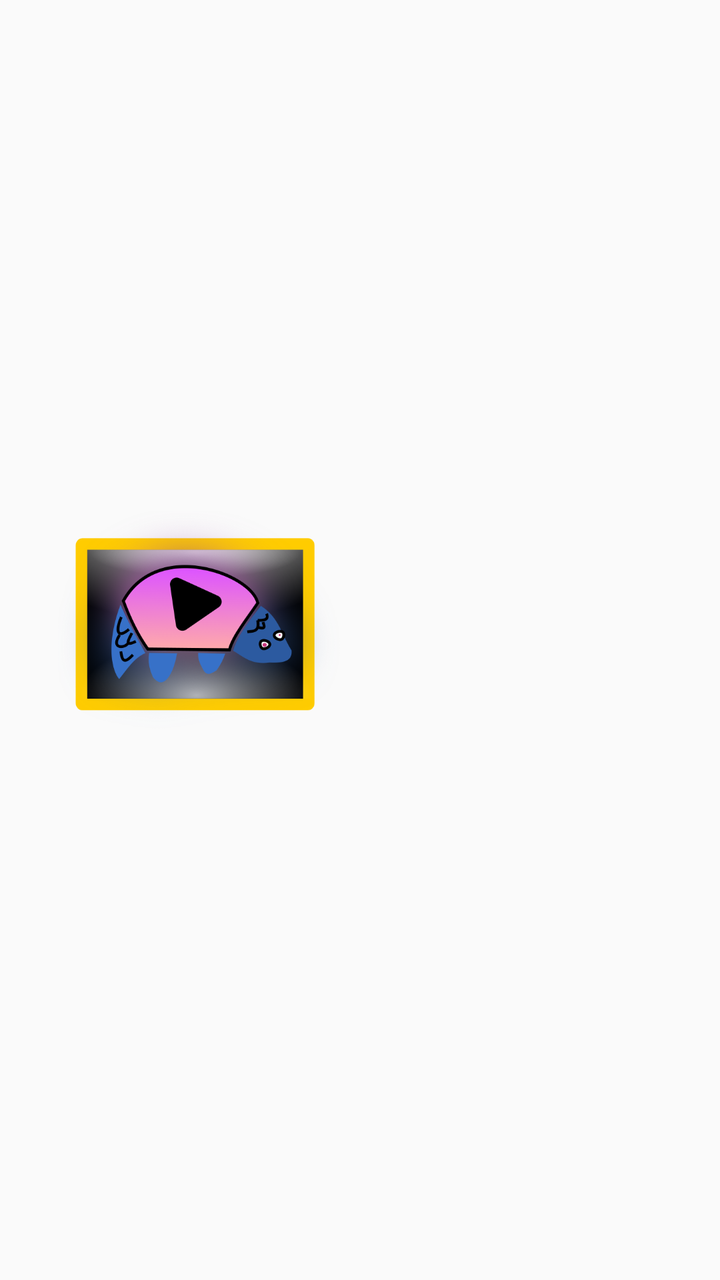
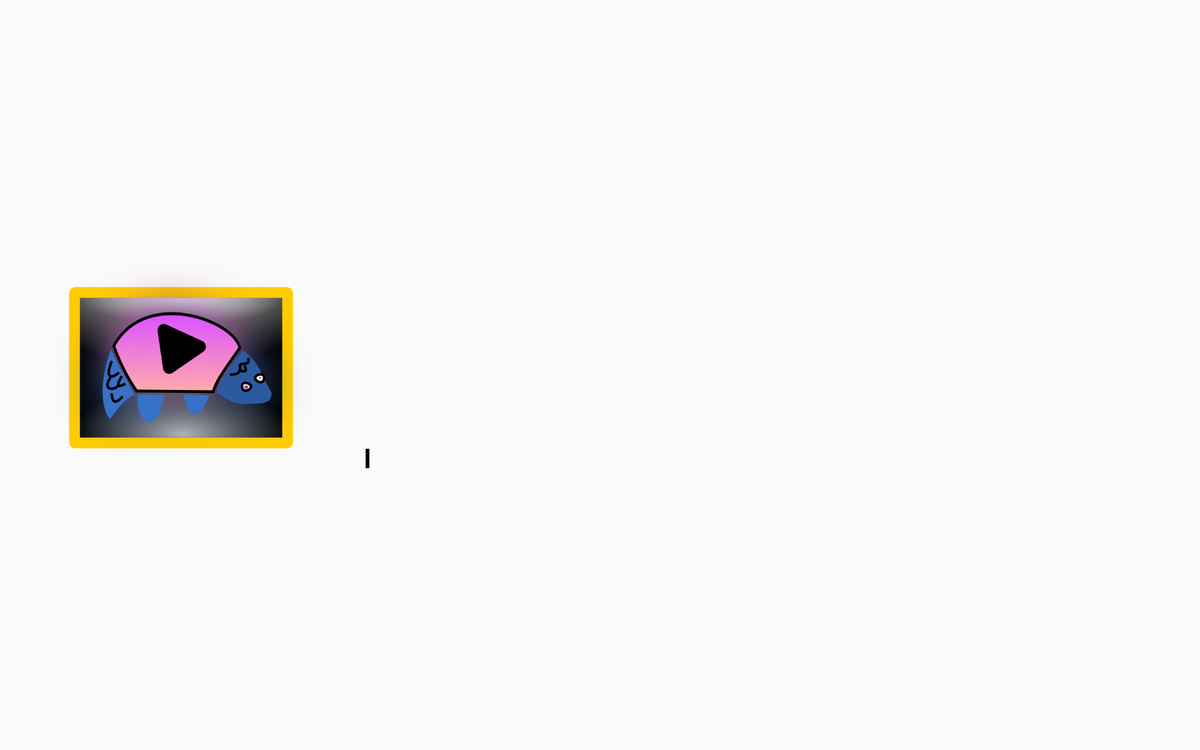

Compare how this app lays out the same screen by default and in its alternative resource folder. The renders come first, then the two layout files and the values they reference.
<!-- AndroidManifest.xml: application theme AppTheme -->
<!-- res/layout/video_list_item_hor.xml -->
<?xml version="1.0" encoding="utf-8"?>
<LinearLayout xmlns:android="http://schemas.android.com/apk/res/android"
    android:layout_width="wrap_content"
    android:layout_height="match_parent"
    android:gravity="center_vertical"
    android:orientation="vertical">

    <ImageView
        android:id="@+id/video_thumb_img"
        android:layout_width="196dp"
        android:layout_height="110dp"
        android:layout_margin="2dp"
        android:layout_marginBottom="0dp"
        android:scaleType="fitCenter"
        android:src="@drawable/ic_yashlang_thumb" />

    <TextView
        android:id="@+id/video_name_txt"
        android:layout_width="196dp"
        android:layout_height="wrap_content"
        android:layout_marginBottom="2dp"
        android:maxLines="2"
        android:ellipsize="end"
        android:textAlignment="center"
        android:textColor="#f4f4f4"
        android:textSize="12sp" />
</LinearLayout>
<!-- resources referenced by this layout -->
<resources>
  <!-- drawable ic_yashlang_thumb: png bitmap (drawable, 126487 bytes) -->
  <style name="AppTheme" parent="Theme.AppCompat.DayNight.DarkActionBar">
          
          
      </style>
</resources>
<!-- res/layout-xlarge/video_list_item_hor.xml (the repository's variant of the layout above) -->
<!-- drawn on a large tablet held sideways -->
<?xml version="1.0" encoding="utf-8"?>
<LinearLayout xmlns:android="http://schemas.android.com/apk/res/android"
    android:layout_width="wrap_content"
    android:layout_height="match_parent"
    android:gravity="center_vertical"
    android:orientation="vertical">

    <FrameLayout
        android:layout_width="wrap_content"
        android:layout_height="wrap_content">

        <ImageView
            android:id="@+id/video_thumb_img"
            android:layout_width="392dp"
            android:layout_height="220dp"
            android:layout_margin="2dp"
            android:scaleType="fitCenter"
            android:src="@drawable/ic_yashlang_thumb" />

        <TextView
            android:id="@+id/video_duration_txt"
            android:layout_width="wrap_content"
            android:layout_height="wrap_content"
            android:layout_gravity="right|bottom"
            android:layout_margin="2dp"
            android:padding="2dp"
            android:background="#000000"
            android:textColor="#FFFFFF"
            android:textSize="12sp" />

    </FrameLayout>

    <TextView
        android:id="@+id/video_name_txt"
        android:layout_width="392dp"
        android:layout_height="wrap_content"
        android:layout_marginBottom="2dp"
        android:maxLines="2"
        android:ellipsize="end"
        android:textAlignment="center"
        android:textColor="#f4f4f4"
        android:textSize="14sp" />
</LinearLayout>
